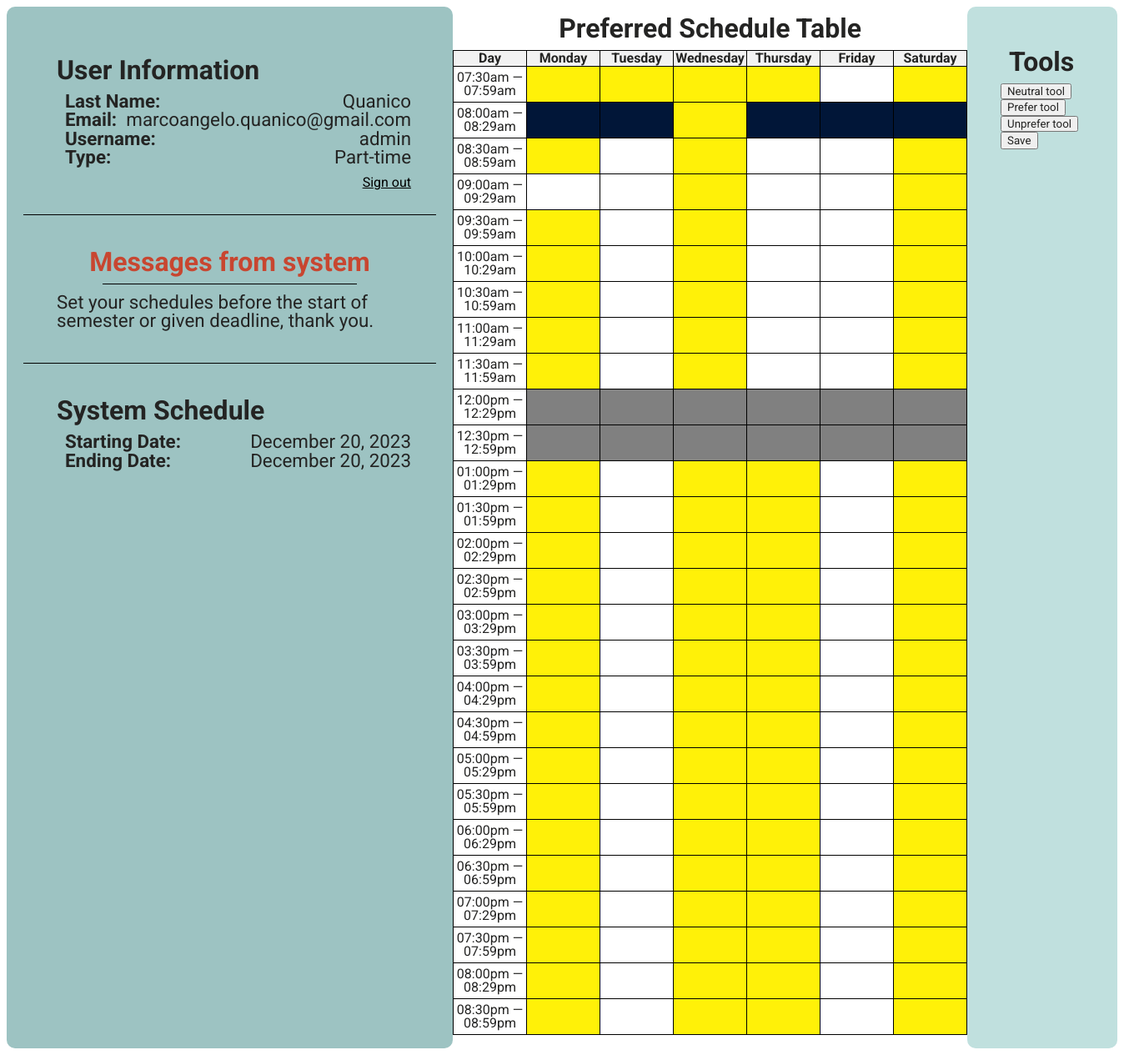
Screenshot of /teacherDashboard.php (signed in) with the database file from the repository.
### tables this page shows
CREATE TABLE `laura_messages` (
  `id` int(11) NOT NULL AUTO_INCREMENT,
  `message` text NOT NULL,
  `message_type` varchar(30) NOT NULL,
  `deletion_timestamp` timestamp NOT NULL DEFAULT current_timestamp(),
  PRIMARY KEY (`id`)
);

CREATE TABLE `program_status` (
  `id` int(11) NOT NULL AUTO_INCREMENT,
  `is_ongoing` tinyint(1) DEFAULT NULL,
  `start_time` datetime DEFAULT NULL,
  `end_time` datetime DEFAULT NULL,
  PRIMARY KEY (`id`)
);

### teacherDashboard.php (the view, shortened to what this page needs)
<!DOCTYPE html>
<html lang="en">
<head>
    <link rel="stylesheet" href="styles.css">
</head>
<body>
<div class="col main_nav">
    <div class="main-nav-child userInfo">
        <h2>User Information </h2>
        <?php
        echo "<div class='userItem'><b>Last Name:&nbsp&nbsp</b><p>{$_SESSION['last_name']}</p></div>";
        echo "<div class='userItem'><b>Email:&nbsp&nbsp</b><p>{$_SESSION['email']}</p></div>";
        echo "<div class='userItem'><b>Username:&nbsp&nbsp</b><p>{$_SESSION['username']}</p></div>";
        echo "<div class='userItem'><b>Type:&nbsp&nbsp</b><p>{$_SESSION['type']}</p></div>";
        ?>
        <a href="">Sign out</a>
    </div>
    <div class="main-nav-child systemInfo">
        <h2>Messages from system</h2>
        <?php
        include "connect_db.php";
        $rtrv_stmt = $connect->prepare("SELECT message, message_type FROM laura_messages WHERE message_type = 'pre-semester';");
        if ($rtrv_stmt->execute()) {
            $data = $rtrv_stmt->fetch(PDO::FETCH_ASSOC);
            echo '<hr style="border: none; border-top: 1px solid #000; width: 70%; margin: 0 auto;">';
            if (isset($data['message'])) {
                echo '<p style="margin: 0; padding: 10px; font-size:1.4rem">'.$data['message'].'</p>';
            } else {
                echo '<p style="text-align: center; margin: 0; padding: 10px; font-size:1.4rem">inbox is empty</p>';
            }
        }
        ?>
    </div>
    <div class="main-nav-child sysSChed">
        <h2>System Schedule</h2>
        <?php
        include 'connect_db.php';
        $pstat_stmt = $connect->prepare("SELECT is_ongoing, start_time, end_time FROM program_status;");
        if ($pstat_stmt->execute()) {
            $data = $pstat_stmt->fetch(PDO::FETCH_ASSOC);
            $startDateTime = new DateTime($data['start_time']);
            $formattedStartTime = $startDateTime->format('F j, Y');
            $endDateTime = new DateTime($data['end_time']);
            $formattedEndTime = $endDateTime->format('F j, Y');
            echo "<div class='userItem'><b>Starting Date:&nbsp;&nbsp;</b><p>{$formattedStartTime}</p></div>";
            echo "<div class='userItem'><b>Ending Date:&nbsp;&nbsp;</b><p>{$formattedEndTime}</p></div>";
        }
        ?>
    </div>
</div>
<div class="col tableTab">
    <h2>Preferred Schedule Table</h2>
    <form class="formtable" id="formtable" action="updatePreferredSchedule.php" method="post">
        <table>
            <tr>
                <th>Day</th>
                <?php
                $daysOfWeek = ['Monday', 'Tuesday', 'Wednesday', 'Thursday', 'Friday', 'Saturday'];
                $incre = 0;
                foreach ($daysOfWeek as $day) {
                    echo "<th class='dayofweekheader' onclick='selectColumn($incre)'>$day</th>";
                    $incre += 1;
                }
                ?>
            </tr>
            <?php
            $lunchTime = [
                "Monday - 12:00pm — 12:29pm",
                "Monday - 12:30pm — 12:59pm",
                "Tuesday - 12:00pm — 12:29pm",
                "Tuesday - 12:30pm — 12:59pm",
                "Wednesday - 12:00pm — 12:29pm",
                "Wednesday - 12:30pm — 12:59pm",
                "Thursday - 12:00pm — 12:29pm",
                "Thursday - 12:30pm — 12:59pm",
                "Friday - 12:00pm — 12:29pm",
                "Friday - 12:30pm — 12:59pm",
                "Saturday - 12:00pm — 12:29pm",
                "Saturday - 12:30pm — 12:59pm"
            ];
            $asRestrict = [];
            include 'connect_db.php';
            $getData_stmt = $connect->prepare('SELECT day_of_week, start_time, end_time, is_restricted FROM teacher_preferred_schedule WHERE token = ?;');
            $asPrefer = [];
            $token = $_SESSION['token'];
            if ($getData_stmt->execute([$token])) {
                $results = $getData_stmt->fetchAll(PDO::FETCH_ASSOC);
                foreach ($results as $row) {
                    $formattedStartTime = date('h:ia', strtotime($row['start_time']));
                    $formattedEndTime = date('h:ia', strtotime($row['end_time']));
                    $toAppend = $row['day_of_week'].' - '.$formattedStartTime.' — '.$formattedEndTime;
                    if (!$row['is_restricted']) {
                        $asPrefer[] = $toAppend;
                    } elseif ($row['is_restricted']) {
                        $asRestrict[] = $toAppend;
                    }
                }
            };
            $timeSlots = generateTimeSlots();
            $id = 0;
            $td_id = 0;
            foreach ($timeSlots as $time) {
                echo "<tr>";
                echo "<td id='row$td_id' class='' onclick='selectRow(row$td_id)' style='height: 40px; cursor: pointer;'>$time</td>";
                $td_id += 1;
                foreach ($daysOfWeek as $day) {
                    $inputName = "$day - $time";
                    $isLunch = in_array($inputName, $lunchTime);
                    $isRestrict = in_array($inputName, $asRestrict);
                    $isPrefer = in_array($inputName, $asPrefer);
                    $value = 0;
                    $value = $isPrefer ? 1 : $value;
                    $value = $isRestrict ? 2 : $value;
                    $value = $isLunch ? 3 : $value;
                    $class = '';
                    if ($value == 2) {
                        $class = 'unprefer-tool';
                    } elseif ($value == 1) {
                        $class = 'prefer-tool';
                    } elseif ($value == 0) {
                        $class = 'neutral-tool';
                    } elseif ($value == 3) {
                        $class = 'isLunch';
                    }
                    echo "<td style='' class='$class' onclick='writeToInput($id)' id='cell$id' value=''><input id='$id' type='text' value='$value' name='$inputName' class='' readonly></td>";
                    $id += 1;
                }
                echo "</tr>";
            }
            ?>
        </table>
        <br>
    </form>
</div>
<div class="col tools">
    <h2>Tools</h2>
    <div id="tools">
        <button href="#" onclick="selectTool(0)">Neutral tool</button>
        <button href="#" onclick="selectTool(1)">Prefer tool</button>
        <button href="#" onclick="selectTool(2)">Unprefer tool</button>
        <input type="submit" value="Save" onclick="submitForm()">
    </div>
</div>
<?php
function generateTimeSlots() {
    $timeSlots = [];
    $startTime = strtotime('7:30 AM');
    $endTime = strtotime('8:30 PM');
    while ($startTime <= $endTime) {
        $nextTime = date('h:ia', $startTime + 30 * 59);
        $timeSlots[] = date('h:ia', $startTime).' — '. $nextTime;
        $startTime += 30 * 60;
    }
    return $timeSlots;
}
?>
</body>
</html>

### styles.css (style rules this page uses)
table { border-collapse: collapse; width: 90%; }
* { color: #242423; font-family: 'Roboto', sans-serif; line-height: 1; }
p { margin: 0; padding: 0; }
body { display: grid; grid-template-columns: 1fr 1fr 1fr; }
table, th, td { border: 1px solid black; }
th, td { text-align: center; }
td { min-width: 85px; width: 85px; }
th { background-color: #f2f2f2; }
.formtable { margin: auto; padding: auto; }
h2 { font-size: 2rem; padding: 0px; margin: 10px; }
.userInfo { display: flex; flex-direction: column; }
.userItem { text-align: left; display: flex; flex-direction: row; font-size: 1.4rem; justify-content: space-between; }
.userItem b { text-align: left; margin-left: 20px; }
.userItem p { text-align: right; }
.userInfo a { text-align: right; padding-top: 11px; width: 100%; }
.main_nav { background-color: #9DC3C2; padding: 20px; border-radius: 10px; }
.main-nav-child { padding: 30px; }
.main-nav-child:not(:last-child) { border-bottom: 1px solid #000; }
.tableTab h2 { display: flex; justify-content: center; }
.tableTab { align-items: center; justify-content: center; margin-left: auto; margin-right: auto; }
.systemInfo h2 { text-align: center; color: #C84630; }
.tools { background-color: #C0E0DE; padding: 40px; border-radius: 10px; }
.neutral-tool { background-color: white; cursor: pointer; }
.prefer-tool { background-color: #FFF108; cursor: pointer; }
.unprefer-tool { background-color: #011638; cursor: pointer; }
.isLunch { background-color: gray; }
.dayofweekheader { cursor: pointer; }

### rows the page displays
laura_messages: message "Set your schedules before the start of semester or given deadline, thank you."
program_status: start_time "December 20, 2023", end_time "December 20, 2023"

### other values shown
$_SESSION['last_name'] "Quanico"
$_SESSION['email'] "marcoangelo.quanico@gmail.com"
$_SESSION['username'] "admin"
$_SESSION['type'] "Part-time"
$day "Monday"
$day "Tuesday"
$day "Wednesday"
$day "Thursday"
$day "Friday"
$day "Saturday"
$time "07:30am — 07:59am"
$time "08:00am — 08:29am"
$time "08:30am — 08:59am"
$time "09:00am — 09:29am"
$time "09:30am — 09:59am"
